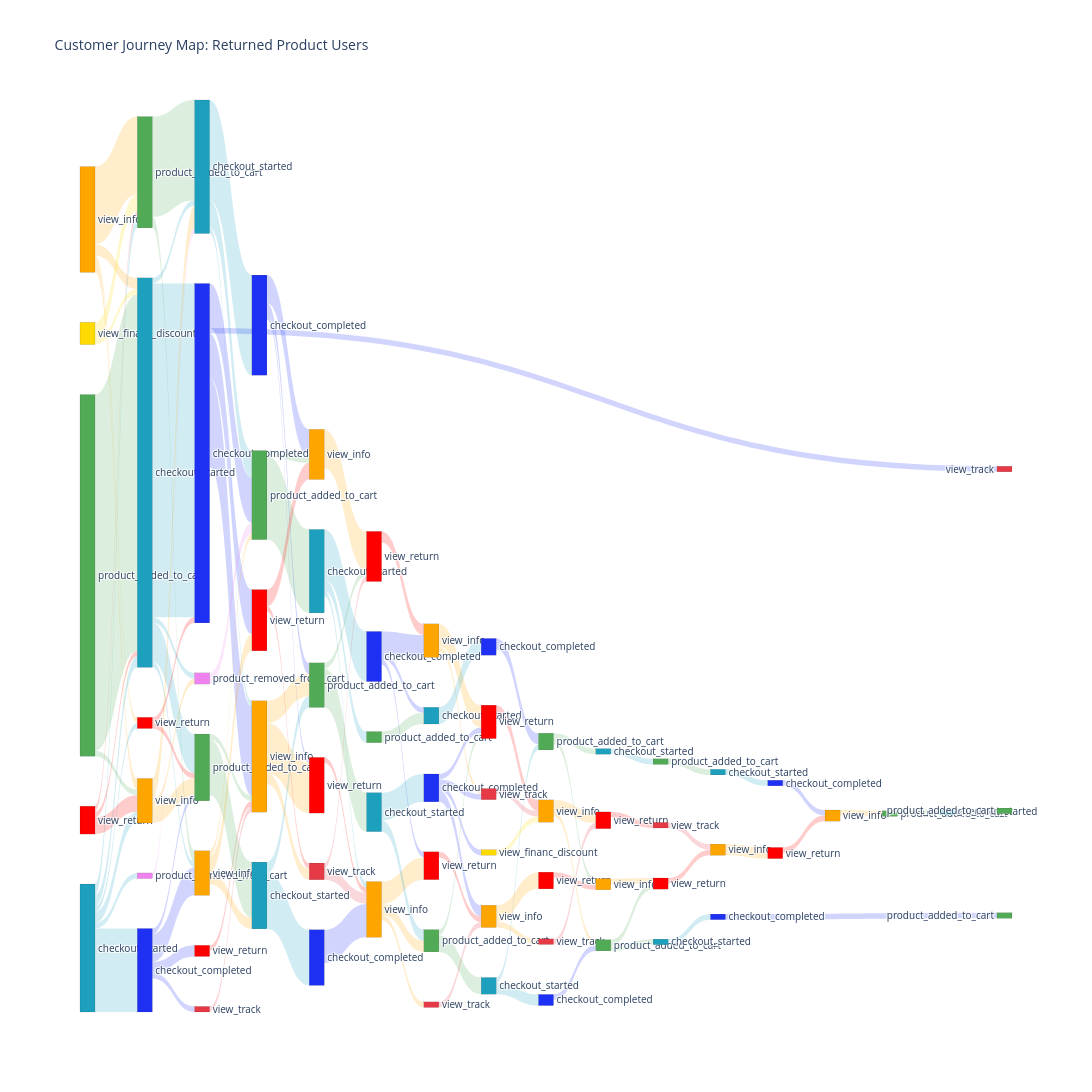

Notebook code cell kept with this figure:
### Markdown cell above
Строим sankey-диаграмму, отражающую карту путей пользователей, вернувших товар

### Code cell
senkey_diagram = plot_senkey_diagram(data_for_plot)
senkey_diagram.show()

### Figure 1 — Plotly figure (JSON) as saved in the notebook; plotly's stock layout.template omitted (floating-point values rounded to 4 significant figures)
{"data": [{"domain": {"x": [0, 1], "y": [0, 1]}, "link": {"color": ["rgba(255, 165, 0, 0.2)", "rgba(255, 165, 0, 0.2)", "rgba(255, 165, 0, 0.2)", "rgba(255, 165, 0, 0.2)", "rgba(29, 160, 189, 0.2)", "rgba(29, 160, 189, 0.2)", "rgba(29, 160, 189, 0.2)", "rgba(29, 160, 189, 0.2)", "rgba(29, 160, 189, 0.2)", "rgba(29, 160, 189, 0.2)", "rgba(255, 0, 0, 0.2)", "rgba(255, 0, 0, 0.2)", "rgba(255, 0, 0, 0.2)", "rgba(81, 170, 86, 0.2)", "rgba(81, 170, 86, 0.2)", "rgba(255, 217, 2, 0.2)", "rgba(255, 217, 2, 0.2)", "rgba(81, 170, 86, 0.2)", "rgba(81, 170, 86, 0.2)", "rgba(29, 160, 189, 0.2)", "rgba(29, 160, 189, 0.2)", "rgba(29, 160, 189, 0.2)", "rgba(29, 160, 189, 0.2)", "rgba(29, 160, 189, 0.2)", "rgba(255, 165, 0, 0.2)", "rgba(255, 165, 0, 0.2)", "rgba(255, 165, 0, 0.2)", "rgba(29, 48, 243, 0.2)", "rgba(29, 48, 243, 0.2)", "rgba(29, 48, 243, 0.2)", "rgba(29, 48, 243, 0.2)", "rgba(255, 0, 0, 0.2)", "rgba(255, 0, 0, 0.2)", "rgba(238, 130, 238, 0.2)", "rgba(29, 160, 189, 0.2)", "rgba(29, 160, 189, 0.2)", "rgba(29, 160, 189, 0.2)", "rgba(29, 48, 243, 0.2)", "rgba(29, 48, 243, 0.2)", "rgba(29, 48, 243, 0.2)", "rgba(29, 48, 243, 0.2)", "rgba(238, 130, 238, 0.2)", "rgba(255, 0, 0, 0.2)", "rgba(81, 170, 86, 0.2)", "rgba(81, 170, 86, 0.2)", "rgba(255, 165, 0, 0.2)", "rgba(255, 165, 0, 0.2)", "rgba(255, 165, 0, 0.2)", "rgba(230, 57, 70, 0.2)", "rgba(81, 170, 86, 0.2)", "rgba(81, 170, 86, 0.2)", "rgba(29, 48, 243, 0.2)", "rgba(29, 48, 243, 0.2)", "rgba(29, 48, 243, 0.2)", "rgba(255, 165, 0, 0.2)", "rgba(255, 165, 0, 0.2)", "rgba(255, 165, 0, 0.2)", "rgba(29, 160, 189, 0.2)", "rgba(29, 160, 189, 0.2)", "rgba(255, 0, 0, 0.2)", "rgba(255, 0, 0, 0.2)", "rgba(29, 160, 189, 0.2)", "rgba(29, 160, 189, 0.2)", "rgba(29, 160, 189, 0.2)", "rgba(255, 0, 0, 0.2)", "rgba(29, 48, 243, 0.2)", "rgba(81, 170, 86, 0.2)", "rgba(81, 170, 86, 0.2)", "rgba(230, 57, 70, 0.2)", "rgba(230, 57, 70, 0.2)", "rgba(255, 165, 0, 0.2)", "rgba(29, 48, 243, 0.2)", "rgba(29, 48, 243, 0.2)", "rgba(29, 48, 243, 0.2)", "rgba(255, 165, 0, 0.2)", "rgba(255, 165, 0, 0.2)", "rgba(255, 165, 0, 0.2)", "rgba(29, 160, 189, 0.2)", "rgba(29, 160, 189, 0.2)", "rgba(255, 0, 0, 0.2)", "rgba(81, 170, 86, 0.2)", "rgba(81, 170, 86, 0.2)", "rgba(81, 170, 86, 0.2)", "rgba(255, 165, 0, 0.2)", "rgba(255, 165, 0, 0.2)", "rgba(29, 48, 243, 0.2)", "rgba(29, 48, 243, 0.2)", "rgba(29, 48, 243, 0.2)", "rgba(29, 48, 243, 0.2)", "rgba(255, 0, 0, 0.2)", "rgba(29, 160, 189, 0.2)", "rgba(230, 57, 70, 0.2)", "rgba(29, 160, 189, 0.2)", "rgba(29, 160, 189, 0.2)", "rgba(230, 57, 70, 0.2)", "rgba(255, 0, 0, 0.2)", "rgba(29, 48, 243, 0.2)", "rgba(255, 165, 0, 0.2)", "rgba(255, 165, 0, 0.2)", "rgba(255, 217, 2, 0.2)", "rgba(29, 48, 243, 0.2)", "rgba(81, 170, 86, 0.2)", "rgba(81, 170, 86, 0.2)", "rgba(255, 165, 0, 0.2)", "rgba(255, 165, 0, 0.2)", "rgba(255, 0, 0, 0.2)", "rgba(230, 57, 70, 0.2)", "rgba(81, 170, 86, 0.2)", "rgba(81, 170, 86, 0.2)", "rgba(29, 160, 189, 0.2)", "rgba(255, 0, 0, 0.2)", "rgba(255, 165, 0, 0.2)", "rgba(29, 160, 189, 0.2)", "rgba(81, 170, 86, 0.2)", "rgba(255, 0, 0, 0.2)", "rgba(230, 57, 70, 0.2)", "rgba(29, 48, 243, 0.2)", "rgba(29, 160, 189, 0.2)", "rgba(255, 165, 0, 0.2)", "rgba(29, 48, 243, 0.2)", "rgba(255, 0, 0, 0.2)", "rgba(255, 165, 0, 0.2)", "rgba(81, 170, 86, 0.2)", "rgba(29, 160, 189, 0.2)"], "label": ["73.7%", "10.5%", "10.5%", "5.3%", "8.7%", "8.7%", "8.7%", "65.2%", "4.3%", "4.3%", "20.0%", "20.0%", "60.0%", "98.5%", "1.5%", "75.0%", "25.0%", "90.0%", "10.0%", "1.4%", "85.7%", "1.4%", "10.0%", "1.4%", "50.0%", "12.5%", "37.5%", "22.2%", "11.1%", "55.6%", "11.1%", "50.0%", "50.0%", "100.0%", "20.8%", "75.0%", "4.2%", "24.2%", "48.5%", "24.2%", "3.0%", "100.0%", "100.0%", "9.1%", "90.9%", "16.7%", "33.3%", "50.0%", "100.0%", "93.8%", "6.2%", "12.5%", "25.0%", "62.5%", "60.0%", "26.7%", "13.3%", "83.3%", "16.7%", "25.0%", "75.0%", "75.0%", "8.3%", "16.7%", "100.0%", "100.0%", "87.5%", "12.5%", "66.7%", "33.3%", "100.0%", "66.7%", "16.7%", "16.7%", "28.6%", "57.1%", "14.3%", "28.6%", "71.4%", "100.0%", "100.0%", "75.0%", "25.0%", "20.0%", "80.0%", "20.0%", "20.0%", "40.0%", "20.0%", "100.0%", "100.0%", "100.0%", "66.7%", "33.3%", "100.0%", "100.0%", "100.0%", "75.0%", "25.0%", "100.0%", "100.0%", "50.0%", "50.0%", "33.3%", "66.7%", "100.0%", "100.0%", "50.0%", "50.0%", "100.0%", "100.0%", "100.0%", "100.0%", "100.0%", "100.0%", "100.0%", "100.0%", "100.0%", "100.0%", "100.0%", "100.0%", "100.0%", "100.0%", "100.0%"], "source": [0, 0, 0, 0, 1, 1, 1, 1, 1, 1, 2, 2, 2, 3, 3, 4, 4, 5, 5, 6, 6, 6, 6, 6, 7, 7, 7, 8, 8, 8, 8, 9, 9, 10, 11, 11, 11, 12, 12, 12, 12, 13, 14, 15, 15, 16, 16, 16, 17, 18, 18, 19, 19, 19, 20, 20, 20, 21, 21, 22, 22, 24, 24, 24, 25, 26, 27, 27, 28, 28, 29, 30, 30, 30, 31, 31, 31, 32, 32, 33, 34, 35, 35, 36, 36, 37, 37, 37, 37, 38, 39, 40, 41, 41, 42, 43, 44, 45, 45, 46, 47, 48, 48, 49, 49, 50, 51, 52, 52, 53, 54, 55, 56, 57, 58, 59, 60, 61, 62, 64, 65, 66, 67, 68], "target": [5, 6, 7, 9, 5, 6, 7, 8, 9, 10, 5, 6, 7, 6, 7, 5, 6, 11, 16, 11, 12, 13, 15, 16, 11, 13, 15, 14, 15, 16, 17, 12, 15, 11, 18, 19, 20, 18, 20, 22, 23, 18, 20, 20, 21, 18, 21, 22, 20, 24, 29, 25, 27, 29, 25, 27, 28, 26, 27, 28, 29, 30, 31, 34, 31, 31, 32, 33, 31, 33, 33, 36, 38, 39, 35, 38, 40, 35, 37, 36, 39, 41, 43, 42, 43, 42, 43, 45, 46, 45, 44, 45, 47, 48, 49, 49, 48, 50, 51, 49, 52, 53, 55, 52, 54, 55, 54, 56, 58, 57, 59, 58, 60, 61, 62, 62, 63, 64, 65, 66, 66, 67, 68, 69], "value": [14, 2, 2, 1, 2, 2, 2, 15, 1, 1, 1, 1, 3, 64, 1, 3, 1, 18, 2, 1, 60, 1, 7, 1, 4, 1, 3, 2, 1, 5, 1, 1, 1, 1, 5, 18, 1, 8, 16, 8, 1, 2, 1, 1, 10, 1, 2, 3, 1, 15, 1, 1, 2, 5, 9, 4, 2, 10, 2, 1, 3, 9, 1, 2, 1, 6, 7, 1, 2, 1, 7, 4, 1, 1, 2, 4, 1, 2, 5, 2, 2, 3, 1, 1, 4, 1, 1, 2, 1, 1, 3, 1, 2, 1, 1, 2, 2, 3, 1, 1, 1, 1, 1, 1, 2, 1, 1, 1, 1, 1, 1, 1, 1, 1, 1, 1, 1, 1, 2, 1, 1, 1, 1, 1]}, "node": {"color": ["rgba(255, 165, 0, 1)", "rgba(29, 160, 189, 1)", "rgba(255, 0, 0, 1)", "rgba(81, 170, 86, 1)", "rgba(255, 217, 2, 1)", "rgba(81, 170, 86, 1)", "rgba(29, 160, 189, 1)", "rgba(255, 165, 0, 1)", "rgba(29, 48, 243, 1)", "rgba(255, 0, 0, 1)", "rgba(238, 130, 238, 1)", "rgba(29, 160, 189, 1)", "rgba(29, 48, 243, 1)", "rgba(238, 130, 238, 1)", "rgba(255, 0, 0, 1)", "rgba(81, 170, 86, 1)", "rgba(255, 165, 0, 1)", "rgba(230, 57, 70, 1)", "rgba(81, 170, 86, 1)", "rgba(29, 48, 243, 1)", "rgba(255, 165, 0, 1)", "rgba(29, 160, 189, 1)", "rgba(255, 0, 0, 1)", "rgba(230, 57, 70, 1)", "rgba(29, 160, 189, 1)", "rgba(255, 0, 0, 1)", "rgba(29, 48, 243, 1)", "rgba(81, 170, 86, 1)", "rgba(230, 57, 70, 1)", "rgba(255, 165, 0, 1)", "rgba(29, 48, 243, 1)", "rgba(255, 165, 0, 1)", "rgba(29, 160, 189, 1)", "rgba(255, 0, 0, 1)", "rgba(81, 170, 86, 1)", "rgba(81, 170, 86, 1)", "rgba(255, 165, 0, 1)", "rgba(29, 48, 243, 1)", "rgba(255, 0, 0, 1)", "rgba(29, 160, 189, 1)", "rgba(230, 57, 70, 1)", "rgba(29, 160, 189, 1)", "rgba(230, 57, 70, 1)", "rgba(255, 0, 0, 1)", "rgba(29, 48, 243, 1)", "rgba(255, 165, 0, 1)", "rgba(255, 217, 2, 1)", "rgba(29, 48, 243, 1)", "rgba(81, 170, 86, 1)", "rgba(255, 165, 0, 1)", "rgba(255, 0, 0, 1)", "rgba(230, 57, 70, 1)", "rgba(81, 170, 86, 1)", "rgba(29, 160, 189, 1)", "rgba(255, 0, 0, 1)", "rgba(255, 165, 0, 1)", "rgba(29, 160, 189, 1)", "rgba(81, 170, 86, 1)", "rgba(255, 0, 0, 1)", "rgba(230, 57, 70, 1)", "rgba(29, 48, 243, 1)", "rgba(29, 160, 189, 1)", "rgba(255, 165, 0, 1)", "rgba(81, 170, 86, 1)", "rgba(29, 48, 243, 1)", "rgba(255, 0, 0, 1)", "rgba(255, 165, 0, 1)", "rgba(81, 170, 86, 1)", "rgba(29, 160, 189, 1)", "rgba(81, 170, 86, 1)"], "label": ["view_info", "checkout_started", "view_return", "product_added_to_cart", "view_financ_discount", "product_added_to_cart", "checkout_started", "view_info", "checkout_completed", "view_return", "product_removed_from_cart", "checkout_started", "checkout_completed", "product_removed_from_cart", "view_return", "product_added_to_cart", "view_info", "view_track", "product_added_to_cart", "checkout_completed", "view_info", "checkout_started", "view_return", "view_track", "checkout_started", "view_return", "checkout_completed", "product_added_to_cart", "view_track", "view_info", "checkout_completed", "view_info", "checkout_started", "view_return", "product_added_to_cart", "product_added_to_cart", "view_info", "checkout_completed", "view_return", "checkout_started", "view_track", "checkout_started", "view_track", "view_return", "checkout_completed", "view_info", "view_financ_discount", "checkout_completed", "product_added_to_cart", "view_info", "view_return", "view_track", "product_added_to_cart", "checkout_started", "view_return", "view_info", "checkout_started", "product_added_to_cart", "view_return", "view_track", "checkout_completed", "checkout_started", "view_info", "product_added_to_cart", "checkout_completed", "view_return", "view_info", "product_added_to_cart", "checkout_started", "product_added_to_cart"], "line": {"color": "black", "width": 0.1}, "pad": 50, "thickness": 15}, "orientation": "h", "type": "sankey", "valueformat": ".0f"}], "layout": {"font": {"size": 10}, "height": 1200, "title": {"text": "Customer Journey Map: Returned Product Users"}, "width": 3000}}
